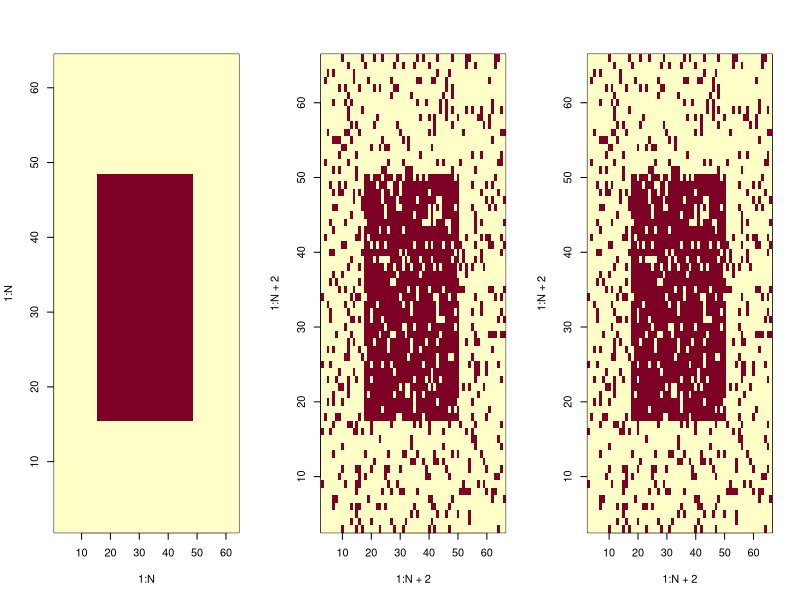
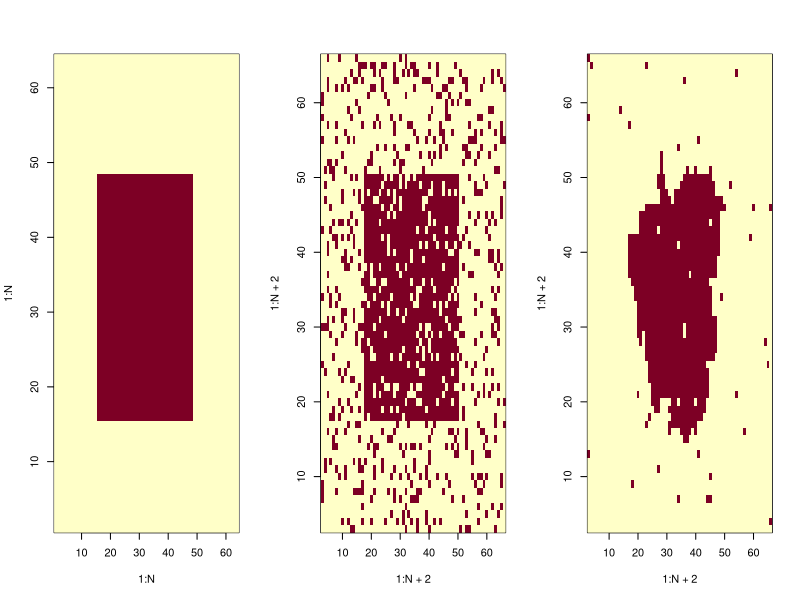
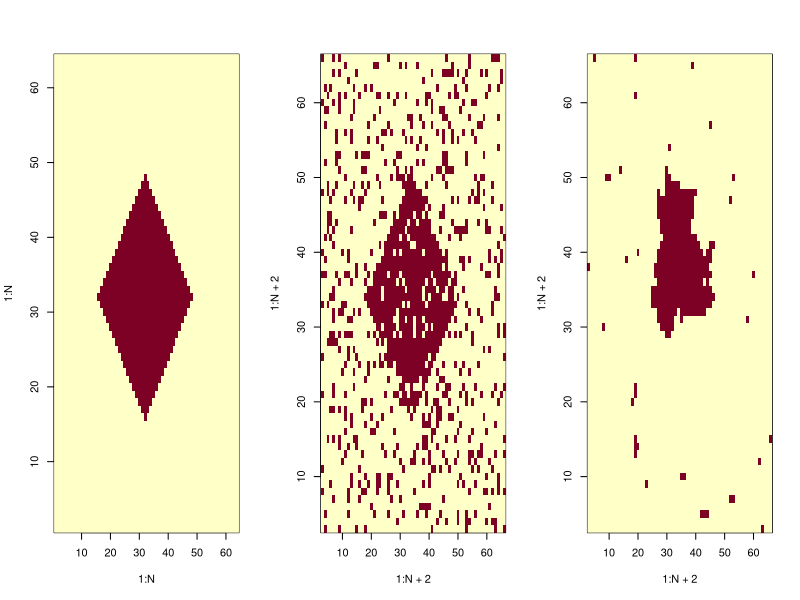
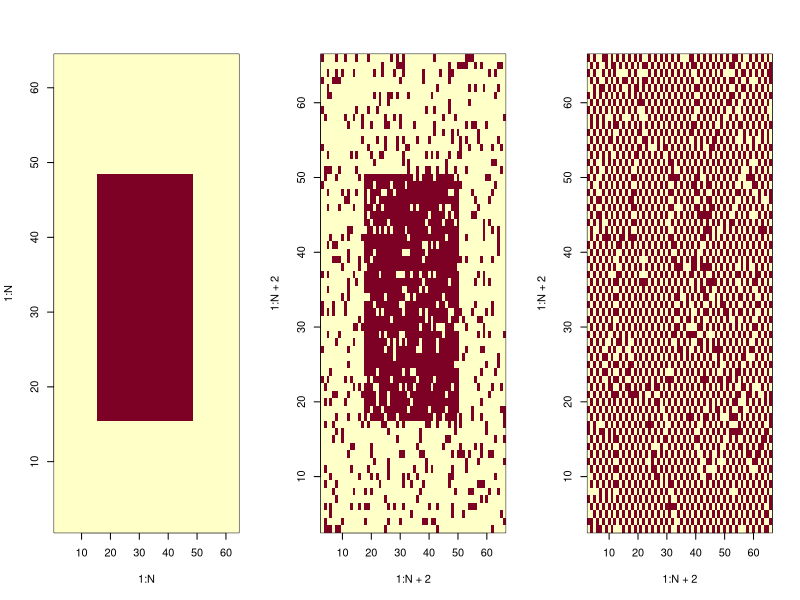
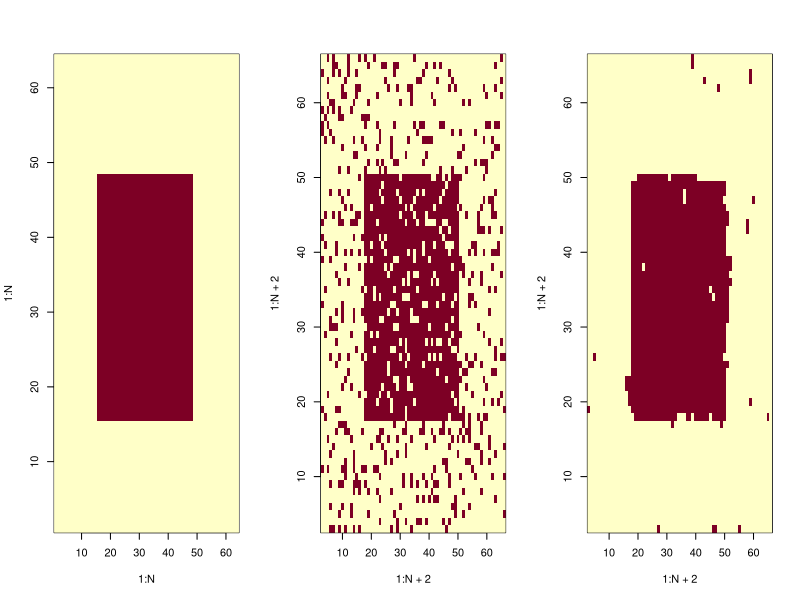
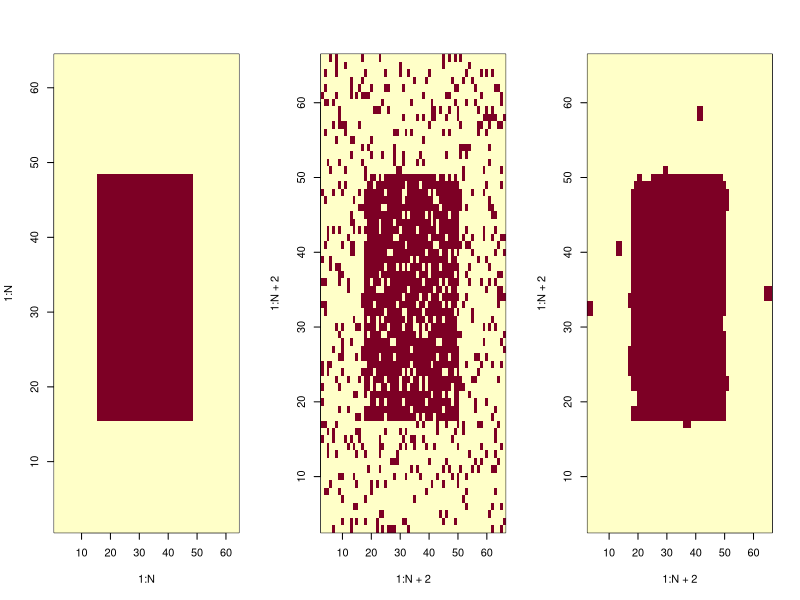
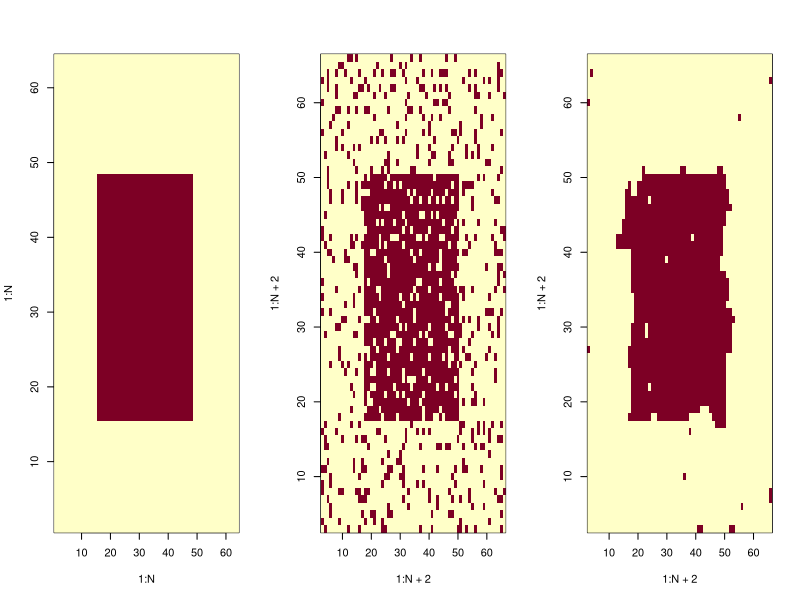
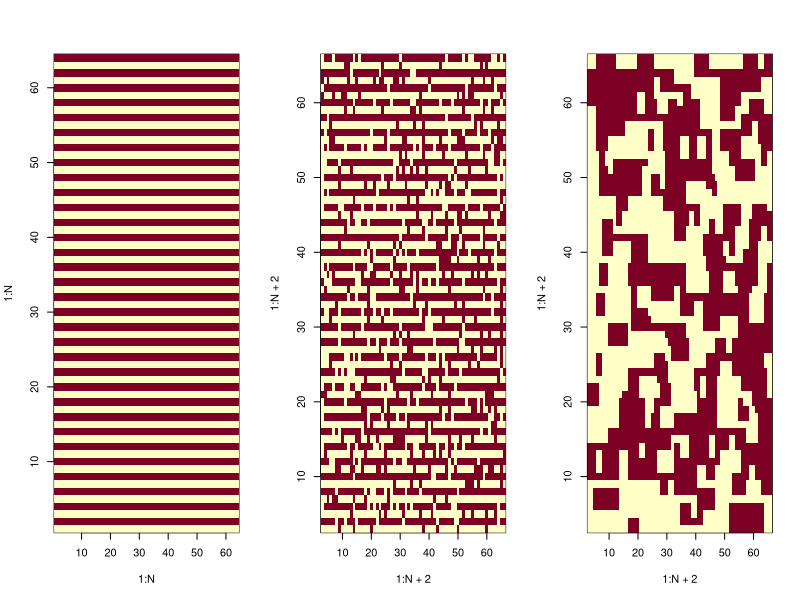

R code for these plots, in order:
## ---- chunk 1
library(stats)
library(survival)
library(ggplot2)
## ---- chunk 2
bruiteur=function(image, br, p){
  #fonction qui revoit l'image donnée en argument par la même image mais bruitée par la méthode demandée "br"
  imgBr <- image
  N <- dim(image)[1]
  bruit <- 0
  p <- 0.15
  #----binomiale----
  if(br== "rbinom"){bruit <- matrix(2*rbinom(N^2,1,1-p)-1,nrow=N,ncol=N)}
  
  #----poisson----      #futurs bruitages différents possibles
  #----normale----
  
  imgBr <- image*bruit
  return(imgBr)
}#func

#================================================================================================================

imageGenerator=function(forme, N){
  #fonction permettant de générer une matrice-image de forme choisie, et de taille N*N
  
  img <- matrix(-1, nrow= N, ncol= N)
  
  #----rectangle----
  if(forme== "rectangle"){
    img[(N/4):(N*3/4),(N/4):(N*3/4)] <- 1}
  
  #----losange----
  if(forme== "losange"){
    for (i in 1:N){
      for (j in 1:N){
        img[i,j]=-1+2*(abs(i-j)<=N/4)*(abs(i+j-N)<=N/4)  
      }}#for#for
  }#if
  
  #----bandes verticales----
  if(forme=="bande"){
    for (j in 1:(N/2)){ img[,2*j]=rep(1,N) }
  }#if
  
  return(img)
}#func

#================================================================================================================

correspondance=function(img0, img1, N){
  #fonction qui renvoit le pourcentage de correspondance entre deux images de mêmes tailles.
	
	nok <- 0 #nombre de pixels divergents
	
	for (i in (1:N)){
		for (j in (1:N)){
			if(img0[i,j] != img1[i,j]){nok <- nok+1}
		}#for
	}#for
	correspondance <- ((N^2)-nok)/(N^2)*100
	return(correspondance)
}#func
## ---- chunk 3
gibbsIsing = function(forme, N, p, B, beta, alpha, n){
  # fonction qui réalise l'échantilloneur de Gibbs, sur le modèle d'Ising, avec une image img1 bruitée à partir de img0, afin de restaurer cette image.
  
  #----création de l'image parfaite img0----
  img0 = imageGenerator(forme, N)
  #----création de l'image bruitée, avec ajout d'une bordure.
	img1 = matrix(0, nrow=N+2, ncol=N+2)
	img1[2:(N+1),2:(N+1)] = bruiteur(img0, "rbinom", p) 
	img2 = img1 #image tampon
  img3 = img1 #mémoire du bruit initiale
  
  for(k in 1:n){ #n parcours de pixels
    #----choix d'un site au hasard---
    i <- 1+ceiling(N*runif(1)) # indice entre 2 et N+1 pour éviter le contour
    j <- 1+ceiling(N*runif(1))
    
    #----changement de valeur au site choisi sur img2 (1 ou -1) pour représenter E en entier avec img1 et img2 (cas d'une image en noir et blanc)----
    img2[i,j] = -img1[i,j]
    
    #----voisinage----
    v = img1[i+1,j] + img1[i-1,j] + img1[i,j+1] + img1[i,j-1]
    
    #----potentiels (modele d'ising)----
    U1 = -B*img1[i,j]-img1[i,j]*(beta*v + alpha*img3[i,j])
    U2 = -B*img2[i,j]-img2[i,j]*(beta*v + alpha*img3[i,j])
    
    #----calcule de la proba conditionnelle locale----
    P <- exp(-U2)/(exp(-U1)+exp(-U2))
    
    if(runif(1)<= P){img1[i,j]= img2[i,j]}#on change la valeur du pixel
    else{img2[i,j] <- img1[i,j]} #on garde la valeur du pixel
  }#for
  
  #----affichage----
  par(mfrow=c(1,3))
  
  img3 <- img3[2:(N+1),2:(N+1)] #on retire les contours
	img1 <- img1[2:(N+1),2:(N+1)]
  
	image(1:N,1:N,img0)#image initiale
	image(1:N+2,1:N+2,img3)#image bruitée
	image(1:N+2,1:N+2,img1)#image restaurée
}
## ---- chunk 4
metropolisIsing=function(forme, N, p, B, beta, alpha, n){
	#fonction qui réalise l'algorithme de Metropolis sur une image bruitée img1 (à partir de img0), pour restaurer cette image.
	
	#----création de l'image parfaite img0----
	img0 = imageGenerator(forme, N)
	
	#----création d'une image auxiliaire img1, avec bord plus long et bruitage----
	img1 = matrix(0, nrow=N+2, ncol=N+2)
	img1[2:(N+1),2:(N+1)] = bruiteur(img0, "rbinom", p)
	img2 = img1 #image tampon
	img3 = img1 #mémoire du bruit initiale

	for(k in 1:n){ #n visites de pixels
	
		#----choix d'un pixel au hasard----
		i <- 1+ceiling(N*runif(1)) # indice entre 2 et N+1
		j <- 1+ceiling(N*runif(1))
		
		#----tirage nouvelle valeure candidate----
		img2[i,j] = -img1[i,j]
	
		#----voisinage----
		v = img1[i+1,j] + img1[i-1,j] + img1[i,j+1] + img1[i,j-1]
	
		#----potentiels----
		U1 = -B*img1[i,j]-img1[i,j]*(beta*v + alpha*img3[i,j])#potentiel actuel
		U2 = -B*img2[i,j]-img2[i,j]*(beta*v + alpha*img3[i,j])#potentiel candidat
	
		#----proba conditionnelle locale----
		dU = U2-U1
		p <- exp(-dU)
		
		if(runif(1)<=p){img1[i,j]= -img1[i,j]}#on change la valeur du pixel
		else{img2[i,j] <- img1[i,j]} #on garde la valeur du pixel
	}#for
	
	#----affichage----
	img3 <- img3[2:(N+1),2:(N+1)] #on retire le contour
	img1 <- img1[2:(N+1),2:(N+1)]
	
	par(mfrow=c(1,3))
	image(1:N,1:N,img0)#image initiale
	image(1:N+2,1:N+2,img3)#image bruitée
	image(1:N+2,1:N+2,img1)#image restaurée
	return(c("pourcentage de restauration par metropolisIsing", correspondance(img0,img1,N)))
  
}#func
## ---- chunk 5
metropolisIsing("rectangle", 64, 0.25, 0, 0.66, 5, 10^5)
## ---- chunk 6
metropolisIsing("rectangle", 64, 0.25, 0, 0.66, 0, 5*10^5)
metropolisIsing("losange", 64, 0.25, 0, 0.66, 0, 5*10^5)
## ---- chunk 7
metropolisIsing("rectangle", 64, 0.25, 0, -0.66, 0.33, 10^5)
## ---- chunk 8
metropolisIsing("rectangle", 64, 0.25, 0, 0.66, 0.33, 10^5)
## ---- chunk 9
recuitSimule=function(forme, N, p, B, beta, alpha, n){
	#fonction qui réalise l'algorithme de recuit simulé, pour restaurer img1
	
	#----création de l'image parfaite img0----
	img0 = imageGenerator(forme, N)
	
	#----création d'une image auxiliaire img1, avec bordure et bruit----
	img1 = matrix(0, nrow=N+2, ncol=N+2)
	img1[2:(N+1),2:(N+1)] = bruiteur(img0, "rbinom", p)
	img2 = img1 #image tampon
	img3 = img1 #mémoire du bruit initiale

	for(k in 1:n){ #n visites de pixels
	  
	  T <- 1/log(k+1) #T tend lentement vers 0
	  
		#----choix d'un pixel au hasard----
		i <- 1+ceiling(N*runif(1)) # indice entre 2 et N+1
		j <- 1+ceiling(N*runif(1))
		
		#----tirage nouvelle valeure candidate----
		img2[i,j] = -img1[i,j]
	
		#----voisinage----
		v = img1[i+1,j] + img1[i-1,j] + img1[i,j+1] + img1[i,j-1]
	
		#----potentiels----
		U1 = -B*img1[i,j]-img1[i,j]*(beta*v + alpha*img3[i,j])#potentiel actuel
		U2 = -B*img2[i,j]-img2[i,j]*(beta*v + alpha*img3[i,j])#potentiel candidat
	
		#----probabilité conditionnelle locale, "recuite" à chaque itération----
		dU = U2-U1
		p <- exp(-dU/T)
		
		if(runif(1)<=p){img1[i,j]= -img1[i,j]}#changement
		else{img2[i,j] <- img1[i,j]} #inchangé
	}#for
	
	#----affichage----
	img3 <- img3[2:(N+1),2:(N+1)] #retire le contour
	img1 <- img1[2:(N+1),2:(N+1)]
	
	par(mfrow=c(1,3))
	image(1:N,1:N,img0)#image initiale
	image(1:N+2,1:N+2,img3)#image  bruitée
	image(1:N+2,1:N+2,img1)#image restaurée
	return(c("pourcentage de restauration par recuitSimule", correspondance(img0,img1,N)))
  
}#func
## ---- chunk 10
recuitSimule("rectangle", 64, 0.25, 0, 0.66, 0.33, 5*10^4)
metropolisIsing("rectangle", 64, 0.25, 0, 0.66, 0.33, 5*10^4)
## ---- chunk 11
recuitSimule("bande", 64, 0.25, 0, 0.66, 0.33, 5*10^4)
## ---- chunk 12
recuitSimule("bande", 64, 0.25, 0, -0.66, 0.33, 5*10^4)
## ---- chunk 13
restorStripe=function(forme, N, p, B, beta, alpha, n){
  #fonction de recuit simulé modifiée pour restaurer une image en bandes horizontales noir et blanche alternées, grâce à une 
  #disjonction de cas entre l'horizontale et la verticale pour les calculs de potentiel.
  
  energiehv=function(img){
    #fonction qui renvoie, dans un tuple, les sommes des doubles produits sur les lignes, et sur les colonnes. Le résultats sert 
    #au calcul des betah et betav
    eligne=0
    ecolonne=0
    for (i in 1:N) {for (j in 1:(N-1)){eligne=eligne+img[i,j]*img[i,j+1]}}  #somme des doubles produits de ligne
    for (j in 1:N) {for (i in 1:(N-1)){ecolonne=ecolonne+img[i,j]*img[i+1,j]}}  #somme des doubles produits de colonne
    return(c(eligne,ecolonne))
  }#func
  
  
  #----img0, initiale----
  img0 = imageGenerator(forme, N)
  
  #----img1, avec bordure et bruit----
  img1 = matrix(0, nrow=N+2, ncol=N+2)
  img1[2:(N+1),2:(N+1)] = bruiteur(img0, "rbinom", p)
  img2 = img1 #tampon
  img3 = img1 #bruit initiale
  
  #----calcul des deux beta, horizontal et vertical----
  betah=2*energiehv(img1)[2]/(abs(energiehv(img1)[1])+abs(energiehv(img1)[2]))
  betav=2*energiehv(img1)[1]/(abs(energiehv(img1)[1])+abs(energiehv(img1)[2]))

	for(k in 1:n){ #n visites de pixels
	  
	  T <- 1/log(n)
	  
		#----choix d'un pixel au hasard----
		i <- 1+ceiling(N*runif(1))
		j <- 1+ceiling(N*runif(1))
		
		#----tirage nouvelle valeure candidate----
		img2[i,j] = -img1[i,j]
	
    #----calcule du voisinage séparément entre horizontale (Vh) et verticale (Vv)
    Vh <- img1[i-1,j]+img1[i+1,j]
    Vv <- img1[i,j-1]+img1[i,j+1]
	
		#----potentiels----
		U1 = -B*img1[i,j]-img1[i,j]*(betah*Vh + betav*Vv + alpha*img3[i,j])#potentiel actuel
		U2 = -B*img2[i,j]-img2[i,j]*(betah*Vh + betav*Vv + alpha*img3[i,j])#potentiel candidat
	
		#----test----
		dU = U2-U1
		p <- exp(-dU/T)
		
		if(runif(1)<=p){img1[i,j]= -img1[i,j]}#changé
		else{img2[i,j] <- img1[i,j]} #inchangé
	}#for
  
  
  #----affichage----
  img3 <- img3[2:(N+1),2:(N+1)] 
  img1 <- img1[2:(N+1),2:(N+1)]
  par(mfrow=c(1,3))
  image(1:N,1:N,img0)#image initiale
  image(1:N+2,1:N+2,img3)#image bruitée
  image(1:N+2,1:N+2,img1)#image restaurée
  
  return(c("pourcentage de restauration par restorStripe",correspondance(img0,img1,N),"betah",betah,"betav",betav))
  
}#func
## ---- chunk 14
restorStripe("bande",64,0.25,0,0.66,0.33,5*10^4)
## ---- chunk 15

Vstar=function(img, N, i, j, L){
  #fonction qui calcule le voisinage du pixel (i,j), selon le modèle de voisinage en étoile variable.
  
  vbranch=function(img, N, is, js, iv, jv, L){
	  #L détermine la longueur maximale d'une branche
	  #(iv, jv) appartient à [(0,1),(0,-1),(1,0),(-1,0)], c'est ce qui donne le sens de la branche à partir de s

	  v = c() #branche finale
	  vl = c() #branche brute
	  if(is<1 | is>N | js<1 | js>N){return("les coordonnées données sont en dehors de l'image")}

	  #----récupération des L sites de la branche potentielles sans condition----
	  for(k in(1:L)){
		  i <- is+k*iv
		  j <- js+k*jv
		  if(i>=1 && i<=N){ if(j>=1 && j<=N){ #teste si les coordonnées du candidat sont dans l'image
			  vl <- c(vl,img[i,j])
		  }}#if&if
	  }#for
	  if(is.null(vl[1])){return(0)} #si on est sur le bord
	
	  #----épuration selon la condition de valeur de site----
	  lead <- vl[1] #base de la branche, à côté du site
	  for(k in 1:length(vl)){ #parcours les L sites
		  if(vl[k]==lead){ v <- c(v,vl[k]) }#condition pour faire partie de la branche.
	  }#for
	
	  return(length(v)*lead) #"poid" de la branche. length(v) fait office de facteur, comme beta classiquement
  }#func
  
  #somme des quatre branches
	s <- 0
	s <- s + vbranch(img, N, i, j, -1, 0, L)
	s <- s + vbranch(img, N, i, j, 1, 0, L)
	s <- s + vbranch(img, N, i, j, 0, -1, L)
	s <- s + vbranch(img, N, i, j, 0, 1, L)
	return(s)
}#func
## ---- chunk 16
recuitSimule_Vstar=function(forme, N, p, B, beta, alpha, n, L){
	#fonction qui réalise l'algorithme de recuit, mais dont le calcul de voisinage se faite selon le modèle en étoile variable.
	
	#----image parfaite img0----
	img0 = imageGenerator(forme, N)
	
	#----image auxiliaire img1, avec bordure et bruitage----
	img1 = matrix(0, nrow=N+2, ncol=N+2)
	img1[2:(N+1),2:(N+1)] = bruiteur(img0, "rbinom", p)
	img2 = img1 #tampon
	img3 = img1 #bruit initiale

	for(k in 1:n){
	  
	  T <- 1/log(k+1)
	  
		#----choix d'un pixel au hasard----
		i <- 1+ceiling(N*runif(1))
		j <- 1+ceiling(N*runif(1))
		
		#----tirage nouvelle valeure candidate----
		img2[i,j] = -img1[i,j]
	
		#----voisinage selon le modèle en étoile----
	  v = Vstar(img1, N+2, i, j, L)
		
		#----potentiels----
		U1 = -B*img1[i,j]-img1[i,j]*(beta*v + alpha*img3[i,j])#potentiel actuel
		U2 = -B*img2[i,j]-img2[i,j]*(beta*v + alpha*img3[i,j])#potentiel candidat
	
		#----test----
		dU = U2-U1
		p <- exp(-dU/T)
		
		if(runif(1)<=p){img1[i,j]= -img1[i,j]}#changé
		else{img2[i,j] <- img1[i,j]} #inchangé
	}#for
	
	#----affichage----
	img3 <- img3[2:(N+1),2:(N+1)] #on retire le contour
	img1 <- img1[2:(N+1),2:(N+1)]
	
	par(mfrow=c(1,3))
	image(1:N,1:N,img0)#image initiale
	image(1:N+2,1:N+2,img3)#image  bruitée
	image(1:N+2,1:N+2,img1)#image restaurée
	
	return(correspondance(img0, img1, N))
  
}#func

## ---- chunk 17
smartStop=function(forme, N, p, B, beta, alpha, S){
	#fonction qui réalise l'algorithme de recuit simulé avec pour condition d'arrêt faire S itérations successives sans changement de valeur.
	
	#----création de l'image parfaite img0----
	img0 = imageGenerator(forme, N)
	
	#----création d'une image auxiliaire img1, avec bord plus long et bruitage----
	img1 = matrix(0, nrow=N+2, ncol=N+2)
	img1[2:(N+1),2:(N+1)] = bruiteur(img0, "rbinom", p)
	img2 = img1 #image tampon
	img3 = img1 #mémoire du bruit initiale
	
  X<-0 #nombre d'itérations consécutives sans changement de spin
  it<-0 #compteur
  
  while(X<=S) { 
	  
    it <- it+1
	  T <- 1/log(it+1) #T tend vers 0
	  
		#----choix d'un pixel au hasard----
		i <- 1+ceiling(N*runif(1)) # indice entre 2 et N+1
		j <- 1+ceiling(N*runif(1))
		
		#----tirage nouvelle valeure candidate----
		img2[i,j] = -img1[i,j]
	
		#----voisinage----
	  v = Vstar(img1, N+2, i, j, 5) # L arbitrairement fixé à 5
		
		#----potentiels----
		U1 = -B*img1[i,j]-img1[i,j]*(beta*v + alpha*img3[i,j])#potentiel actuel
		U2 = -B*img2[i,j]-img2[i,j]*(beta*v + alpha*img3[i,j])#potentiel candidat
	
		#----test----
		dU = U2-U1
		p <- exp(-dU/T)
		
		if(runif(1)<=p){#on change la valeur du pixel
		  img1[i,j]= -img1[i,j]
		  X <- 0} #on a changé un pixel, retour à la case départ
		  
		else{
		  img2[i,j] <- img1[i,j]
		  X <- X+1} #on garde la valeur du pixel
	}#for
	
	#----RETURN----
	img1 <- img1[2:(N+1),2:(N+1)]
	corresp <- correspondance(img0, img1, N)
	return(c(corresp,it)) #(pourcentage de restauration, nombre d'itérations nécessaires)
  
}#func
## ---- chunk 18
disp_smartStop=function(forme, N, p, B, beta, alpha, S, pas){
  
  plage = seq(pas,S,pas) #plage S des tirages successifs sans changement
  l = length(plage)
  corresp = c(1:l) #stock des pourcentages de restauration
  iter = c(1:l) #stock des quantités d'itérations
  
  for( ss in plage){
    result = smartStop(forme, N, p, B, beta, alpha, ss)
    corresp[ss/pas] <- result[1]
    iter[ss/pas] <- result[2]

  }#for
  
  rev <- data.frame(plage_evaluation=plage, correspondance=corresp, nombre_iteration=iter )

  ggplot(data = rev, aes(x="largeur de la plage S",y="nombre d'itération n"))+geom_line()+geom_point() 
    # + geom_smooth()  
  print(rev)
}#func
## ---- chunk 19
disp_smartStop("rectangle", 64, 0.25, 0, 0.66, 0.33, 2000, 200)
## ---- chunk 20
smartStopLight=function(forme, N, p, B, beta, alpha, S, prcm){

	img0 = imageGenerator(forme, N)
	img1 = matrix(0, nrow=N+2, ncol=N+2)
	img1[2:(N+1),2:(N+1)] = bruiteur(img0, "rbinom", p)
	img2 = img1 #image tampon
	img3 = img1 #mémoire du bruit initiale
  X<-0 #nombre d'itérations consécutives sans changement de spin
  Y <- 0 #nombre de changements de spin, remis à 0 dès que Y==m.
  m <- prcm*S #nombre d'erreurs tolérées
  it<-0 #compteur d'itération général
  while(X<=S) { 
    it <- it+1
	  T <- 1/log(it+1) #T tend vers 0
		i <- 1+ceiling(N*runif(1)) # indice entre 2 et N+1
		j <- 1+ceiling(N*runif(1))
		img2[i,j] = -img1[i,j]
	  v = Vstar(img1, N+2, i, j, 5) # L arbitrairement fixé à 5
		U1 = -B*img1[i,j]-img1[i,j]*(beta*v + alpha*img3[i,j])#potentiel actuel
		U2 = -B*img2[i,j]-img2[i,j]*(beta*v + alpha*img3[i,j])#potentiel candidat
		dU = U2-U1
		p <- exp(-dU/T)
		if(runif(1)<=p){#on change la valeur du pixel
		  img1[i,j]= -img1[i,j]
		  Y <- Y+1
		  if(Y==m+1){ #dépassement du cota de changement de valeur m
		    X <- 0
		    Y <- 0}
		  else{X <- X+1}
		}#if 
		else{ #on garde la valeur du pixel
		  img2[i,j] <- img1[i,j]
		  X <- X+1} 
	}#for
	
	#----RETURN----
	img1 <- img1[2:(N+1),2:(N+1)]
	corresp <- correspondance(img0, img1, N)
	return(c(corresp,it)) #(pourcentage de restauration, nombre d'itérations nécessaires)
}#func

#smartStopLight("rectangle", 64,0.25, 0, 2/3, 1/3, 500, 15)
## ---- chunk 21
disp_smartStopLight=function(forme, N, p, B, beta, alpha, S, pas, prcm){
  
  plage = seq(pas,S,pas) #plage S des tirages successifs sans changement
  l = length(plage)
  error = c(1:l) #stock du nombre d'erreurs maximal accepté
  corresp = c(1:l) #stock des pourcentages de restauration
  iter = c(1:l) #stock des quantités d'itérations
  
  for( ss in plage){
    #m = prcm*ss
    result = smartStopLight(forme, N, p, B, beta, alpha, ss, prcm)
    error[ss/pas] <- prcm*ss #nombre d'erreurs tolérées 
    corresp[ss/pas] <- result[1]
    iter[ss/pas] <- result[2]

  }#for
  
  rev <- data.frame(plage_evaluation=plage, correspondance=corresp, nombre_iteration=iter, erreur_maximal=error)

  ggplot(data = rev, aes(x="largeur de la plage",y="nombre d'itération"))+geom_line()+geom_point() 
    # + geom_smooth()  
  print(rev)
}#func
## ---- chunk 22
disp_smartStopLight("rectangle", 64, 0.25, 0, 0.66, 0.33, 2000, 200, 0.01)
## ---- chunk 23
ICM=function(forme, N, p, B, beta, alpha, n){
	#fonction qui réalise l'algorithme d'ICM, pour restaurer img1
	
	#----création de l'image parfaite img0----
	img0 = imageGenerator(forme, N)
	
	#----création d'une image auxiliaire img1, avec bordure et bruit----
	img1 = matrix(0, nrow=N+2, ncol=N+2)
	img1[2:(N+1),2:(N+1)] = bruiteur(img0, "rbinom", p)
	img2 = img1 #image tampon
	img3 = img1 #mémoire du bruit initiale

	for(k in 1:n){ #n visites de pixels
	  
		#----choix d'un pixel au hasard----
		i <- 1+ceiling(N*runif(1)) # indice entre 2 et N+1
		j <- 1+ceiling(N*runif(1))
		
		#----tirage nouvelle valeure candidate----
		img2[i,j] = -img1[i,j]
	
		#----voisinage----
		v = img1[i+1,j] + img1[i-1,j] + img1[i,j+1] + img1[i,j-1]
	
		#----potentiels----
		U1 = -B*img1[i,j]-img1[i,j]*(beta*v + alpha*img3[i,j])#potentiel actuel
		U2 = -B*img2[i,j]-img2[i,j]*(beta*v + alpha*img3[i,j])#potentiel candidat
	
		#----probabilité conditionnelle locale, "recuite" à chaque itération----
		
		if(U1>U2){img1[i,j]= -img1[i,j]}#le changement proposé fait diminuer le potentiel local, on l'accept
		else{img2[i,j] <- img1[i,j]} #le changement proposé fait augmenter le potentiel local, on le refuse
	}#for
	
	#----affichage----
	img3 <- img3[2:(N+1),2:(N+1)] #retire le contour
	img1 <- img1[2:(N+1),2:(N+1)]
	
	return(correspondance(img0,img1,N))
  
}#func
## ---- chunk 24
metropolisIsing_return=function(forme, N, p, B, beta, alpha, n){
	#MEtropolisIsing sans affichage d'image, pour le test de vitesse
	
	#----création de l'image parfaite img0----
	img0 = imageGenerator(forme, N)
	
	#----création d'une image auxiliaire img1, avec bord plus long et bruitage----
	img1 = matrix(0, nrow=N+2, ncol=N+2)
	img1[2:(N+1),2:(N+1)] = bruiteur(img0, "rbinom", p)
	img2 = img1 #image tampon
	img3 = img1 #mémoire du bruit initiale

	for(k in 1:n){ #n visites de pixels
	
		#----choix d'un pixel au hasard----
		i <- 1+ceiling(N*runif(1)) # indice entre 2 et N+1
		j <- 1+ceiling(N*runif(1))
		
		#----tirage nouvelle valeure candidate----
		img2[i,j] = -img1[i,j]
	
		#----voisinage----
		v = img1[i+1,j] + img1[i-1,j] + img1[i,j+1] + img1[i,j-1]
	
		#----potentiels----
		U1 = -B*img1[i,j]-img1[i,j]*(beta*v + alpha*img3[i,j])#potentiel actuel
		U2 = -B*img2[i,j]-img2[i,j]*(beta*v + alpha*img3[i,j])#potentiel candidat
	
		#----proba conditionnelle locale----
		dU = U2-U1
		p <- exp(-dU)
		
		if(runif(1)<=p){img1[i,j]= -img1[i,j]}#on change la valeur du pixel
		else{img2[i,j] <- img1[i,j]} #on garde la valeur du pixel
	}#for
	
	#----affichage----
	img3 <- img3[2:(N+1),2:(N+1)] #on retire le contour
	img1 <- img1[2:(N+1),2:(N+1)]
	
	return(correspondance(img0,img1,N))
  
}#func
## ---- chunk 25
recuitSimule_return=function(forme, N, p, B, beta, alpha, n){
	#fonction qui réalise l'algorithme de recuit simulé, pour restaurer img1
	
	#----création de l'image parfaite img0----
	img0 = imageGenerator(forme, N)
	
	#----création d'une image auxiliaire img1, avec bordure et bruit----
	img1 = matrix(0, nrow=N+2, ncol=N+2)
	img1[2:(N+1),2:(N+1)] = bruiteur(img0, "rbinom", p)
	img2 = img1 #image tampon
	img3 = img1 #mémoire du bruit initiale

	for(k in 1:n){ #n visites de pixels
	  
	  T <- 1/log(k+1) #T tend lentement vers 0
	  
		#----choix d'un pixel au hasard----
		i <- 1+ceiling(N*runif(1)) # indice entre 2 et N+1
		j <- 1+ceiling(N*runif(1))
		
		#----tirage nouvelle valeure candidate----
		img2[i,j] = -img1[i,j]
	
		#----voisinage----
		v = img1[i+1,j] + img1[i-1,j] + img1[i,j+1] + img1[i,j-1]
	
		#----potentiels----
		U1 = -B*img1[i,j]-img1[i,j]*(beta*v + alpha*img3[i,j])#potentiel actuel
		U2 = -B*img2[i,j]-img2[i,j]*(beta*v + alpha*img3[i,j])#potentiel candidat
	
		#----probabilité conditionnelle locale, "recuite" à chaque itération----
		dU = U2-U1
		p <- exp(-dU/T)
		
		if(runif(1)<=p){img1[i,j]= -img1[i,j]}#changement
		else{img2[i,j] <- img1[i,j]} #inchangé
	}#for
	
	#----affichage----
	img3 <- img3[2:(N+1),2:(N+1)] #retire le contour
	img1 <- img1[2:(N+1),2:(N+1)]
	
	return(correspondance(img0,img1,N))
  
}#func
## ---- chunk 26
disp_generalSpeedTest=function(forme, N, p, B, beta, alpha, nn, pas){
  
  iteration = seq(pas,nn,pas) #plage S des tirages successifs sans changement
  l = length(iteration) #nombre de test que l'on va réaliser
  corresp_metro = c(1:l) #stock des pourcentages de restauration pour Metropolis
  corresp_ICM = c(1:l) #stock des pourcentages de restauration pour ICM
  corresp_recuit = c(1:l) #// pour le recuit simulé
  
  for( n in iteration){
    corresp_metro[n/pas] <- metropolisIsing_return(forme, N, p, B, beta, alpha, n)
    corresp_recuit[n/pas] <- recuitSimule_return(forme, N, p, B, beta, alpha, n)
    corresp_ICM[n/pas] <- ICM(forme, N, p, B, beta, alpha, n)
  }#for
  
  rev <- data.frame(nombre_iteration=iteration, restauration_Metropolis=corresp_metro, restauration_recuit=corresp_recuit, restauration_ICM=corresp_ICM)

  ggplot(data = rev, aes(x="largeur de la plage",y="nombre d'itération"))+geom_line()+geom_point() 
    # + geom_smooth()  
  print(rev)
}#func
## ---- chunk 27
disp_generalSpeedTest("rectangle",64,0.25,0,0.66,0.33,10^5,10^4)
